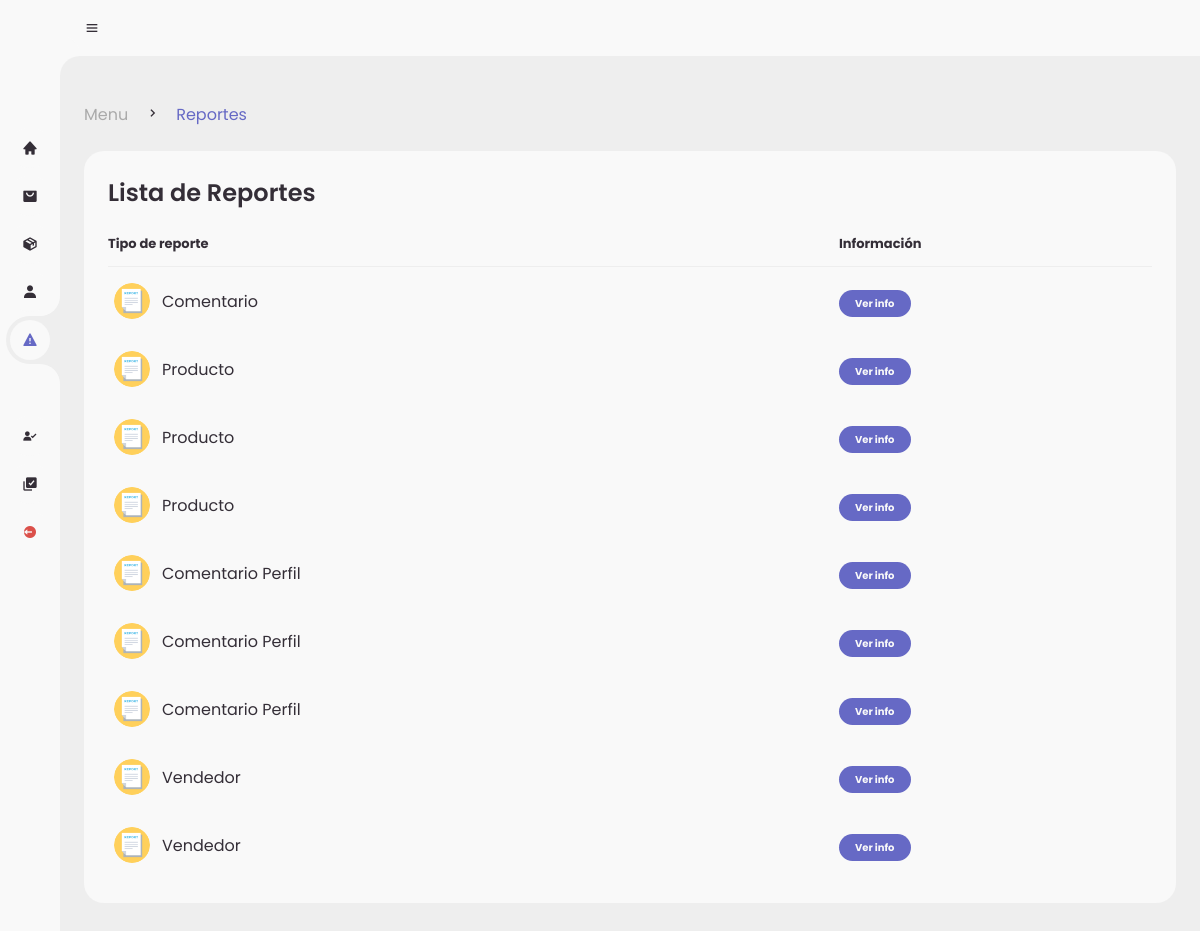
Page /admin/reports.php on the committed database.
### tables this page shows
CREATE TABLE `reports` (
  `id_report` int(11) NOT NULL,
  `report` varchar(150) NOT NULL,
  `type` varchar(30) NOT NULL,
  `ID_registro` int(11) DEFAULT NULL,
  `id_product` int(11) DEFAULT NULL,
  `id_star` int(11) DEFAULT NULL,
  `id_comment` int(11) DEFAULT NULL,
  `seller` int(11) DEFAULT NULL
);

### admin/reports.php (the view, shortened to what this page needs)
<!DOCTYPE html>
<?php
include('../global/conexion.php');
?>
<html lang="en">
<head>
	<link href='https://unpkg.com/boxicons@2.0.9/css/boxicons.min.css' rel='stylesheet'>
	<link rel="stylesheet" href="style.css">
</head>
<body>
	<section id="sidebar">
		<a href="./index.php" class="brand">
		</a>
		<ul class="side-menu top">
			<li >
				<a href="./index.php">
					<i class='bx bxs-home' ></i>
				</a>
			</li>
			<li >
				<a href="./orders.php">
					<i class='bx bxs-shopping-bag-alt' ></i>
				</a>
			</li>
			<li>
				<a href="./products.php">
					<i class='bx bxs-package'></i>
				</a>
			</li>
			<li>
				<a href="./sellers.php">
					<i class='bx bxs-user' ></i>
				</a>
			</li>
			<li class="active">
				<a href="./reports.php">
					<i class='bx bxs-error' ></i>
				</a>
			</li>
		</ul>
		<ul class="side-menu">
			<li>
				<a href="./reg-vendedores.php">
					<i class='bx bxs-user-check' ></i>
				</a>
			</li>
			<li>
				<a href="./reg-productos.php">
					<i class='bx bxs-select-multiple' ></i>
				</a>
			</li>
			<li>
				<a href="../global/logout.php" class="logout">
					<i class='bx bxs-log-out-circle' ></i>
				</a>
			</li>
		</ul>
	</section>
	<section id="content">
		<nav>
			<i class='bx bx-menu' ></i>
		</nav>
		<main>
			<div class="head-title">
				<div class="left">
					<ul class="breadcrumb">
						<li>
							<a href="#">Menu</a>
						</li>
						<li><i class='bx bx-chevron-right' ></i></li>
						<li>
							<a class="active" href="./reports.php">Reportes</a>
						</li>
					</ul>
				</div>
			</div>
			<div class="table-data">
				<div class="order">
					<div class="head">
						<h3>Lista de Reportes</h3>
					</div>
					<table>
						<thead>
							<tr>
								<th>Tipo de reporte</th>
								<th>Información</th>
							</tr>
						</thead>
						<tbody>
						<?php
							$query = mysqli_query($conn,"SELECT * FROM reports");
							while($row = mysqli_fetch_array($query)){
						?>
							<tr>
								<td>
									<img src="../assets/utilities/reporte.png">
									<p><?php echo $row['type']?></p>
								</td>
								<td><a href="./pages/det-reports.php?report=<?php echo $row['id_report']?>"><span class="status completed">Ver info</span></a></td>
							</tr>
						<?php }?>
						</tbody>
					</table>
				</div>
		</main>
	</section>
</body>
</html>

### rows in the picture
reports: type "Comentario"
reports: type "Producto"
reports: type "Producto"
reports: type "Producto"
reports: type "Comentario Perfil"
reports: type "Comentario Perfil"
reports: type "Comentario Perfil"
reports: type "Vendedor"
reports: type "Vendedor"
